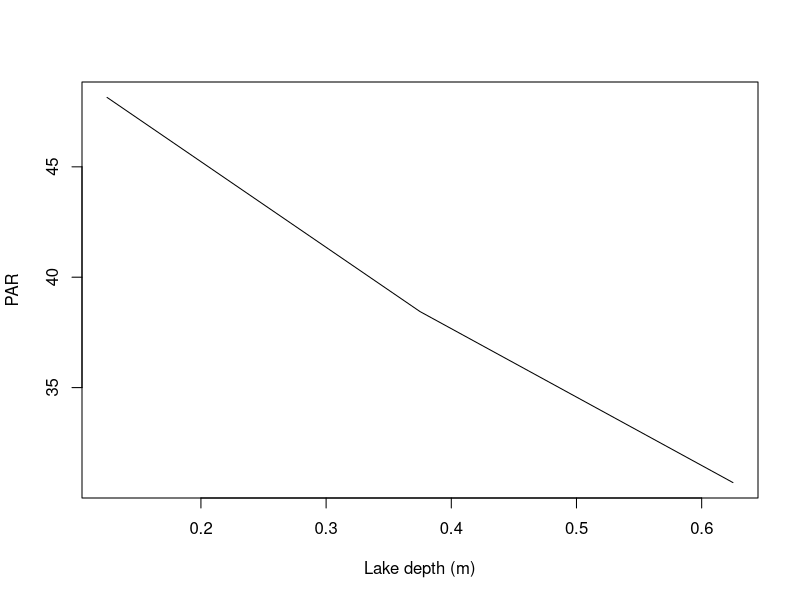
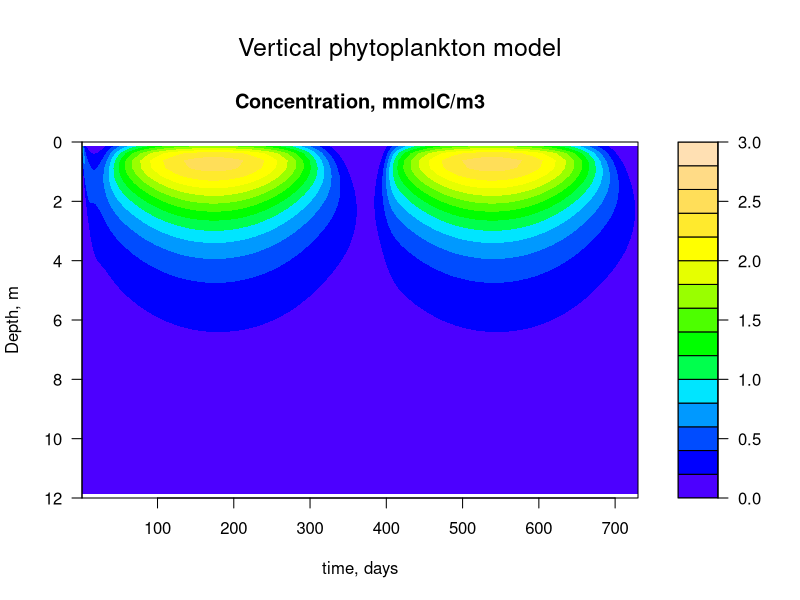
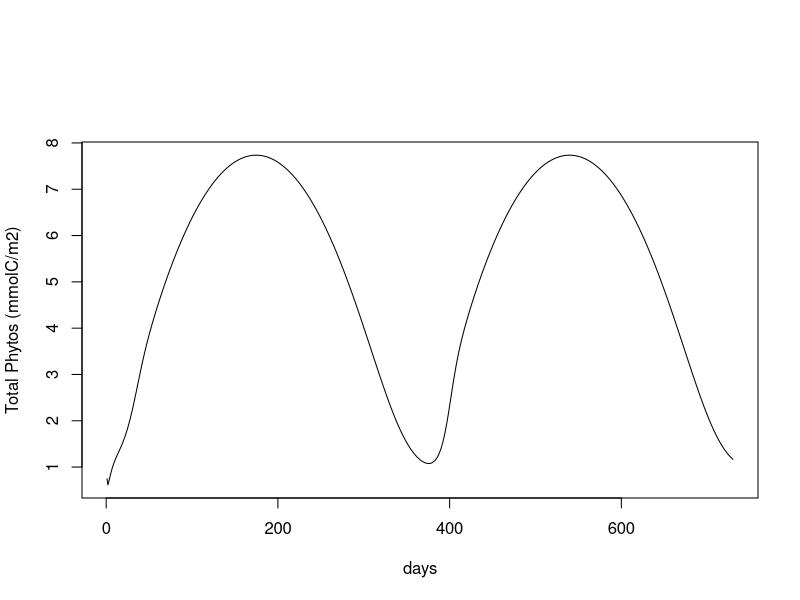

These figures' R source, in order:
## ---- chunk 1
knitr::opts_chunk$set(echo = TRUE)
## ---- chunk 2
PHYTO <- c(10, 0, 10)
#three box problem the top box has 10 phytos middle box has 0 phytos and bottom has 10 phytos#
## ---- chunk 3
#specify advection into top box is an essential parameter it is a boundary condition we do not need one at the bottom because it is calcularted internally. top boundary condition is needed for advection and bottom is internally calculated so its not needed##
advection_flux_density_top <- 0 #the advection flux density (mmolC/m2/day) into the top box
area <- 100 #the surface area (m2) of each box (we are assuming constant area for each depth of 100 m2)
u <- 0.2 #advection rate# our vertical velocity rate (m/day); i.e., how far a mmolC travels in one day
delx <- 0.25 #thickness#is the length of the boxes (m)
## ---- chunk 4
advection_flux <- u * PHYTO * area #calc advection flux
## ---- chunk 5
advection_flux_top <- advection_flux_density_top * area #advection flux at top#
advection_flux <- c(advection_flux_top, advection_flux) #combine advection flux together#
## ---- chunk 6
#does this make sense its 10 0 and 10 and our flux in is zero so our advection from top box into second box is 200 because of advection. 200 top to middle and 0 from middle to bottom box bc there is nothing in it and then there is 200 coming out of the bottom box# four values for advection flux but only 3 phyto states ?????
advection_flux
PHYTO
## ---- chunk 7
#diff function looks one cell down and automatically does the subtraction for us 
diff(advection_flux)
## ---- chunk 8
advection <- -diff(advection_flux)
## ---- chunk 9
advection <- -(1/area)*(diff(advection_flux) / delx) 
#loss in top box gain in middle box and loss in bottom box#
## ---- chunk 10
advection
## ---- chunk 11
PHYTO #10 in box one 0 in box 2 10 in box 3#
## ---- chunk 12
#we need top and bottom bc diffusion can go up nd down#
D <- 0.01
area <- 100
top_diffusion_gradient <- 0.0
bottom_diffusion_gradient <- 0.0
delx <- 0.25
## ---- chunk 13
#gradient can be calculated using diff#
gradient_between_boxes <- diff(PHYTO) 
## ---- chunk 14
#ultimate graident contains top and bottom#
gradient <- c(top_diffusion_gradient, gradient_between_boxes, bottom_diffusion_gradient)
## ---- chunk 15
gradient <- gradient / delx
## ---- chunk 16
gradient
PHYTO
## ---- chunk 17
diffusion_flux <- area * -D * gradient
## ---- chunk 18
#change in the gradient over space #
diff(diffusion_flux)
## ---- chunk 19
-diff(diffusion_flux)
## ---- chunk 20
diffusion <- - (1 / area) * (diff(diffusion_flux) / delx)
## ---- chunk 21
#changes of concentrations within each box#
diffusion
## ---- chunk 22
t <- 1
PAR_surface   <- 0.5 * (540 + 440 * sin(2 * pi * t / 365 - 1.4))
## ---- chunk 23
light_extinction <- 0.9 #less light as you go down
lake_depth <- 0.75 #are 3m deep
layer_mid_depths <- seq(delx/2, lake_depth - (delx/2), by = delx) 
layer_PAR <- PAR_surface * exp(-light_extinction * layer_mid_depths)
#PAR extinguishes wiht depth so growth rates extinguish with depth#
## ---- chunk 24
plot(layer_mid_depths,layer_PAR , type = "l", xlab = "Lake depth (m)", ylab = "PAR")
## ---- chunk 25
maxUptake <- 2 #growth rate#
ksPAR <- 140
C_Uptake <- maxUptake *  PHYTO * (layer_PAR / (layer_PAR + ksPAR))  #for each layer
C_Uptake
## ---- chunk 26
mortalityRate <- 0.05 #how we would kill our phytos for each box
Mortality <- mortalityRate * PHYTO^2
## ---- chunk 27
reaction <- C_Uptake - Mortality #mortality exceeds growth in bottom box
## ---- chunk 28
print("PHYTO")
PHYTO
print("Advection")
advection
print("Diffusion")
diffusion
print("Reaction")
reaction
## ---- chunk 29
dPHYTO_dt <- advection + diffusion + reaction
dPHYTO_dt
## ---- chunk 30
phyto_depth_model <- function(t, state, parms){
  
  #unpack states
  #note that PHYTOS is a vector where each cell is a different depth the state of this model#
  #state is a vector and we do not specify 1,2,3,4 bc its an option to have different numbers of boxes there arent real boxes with depth that is just an artificial construct to solve equations by havint state be a vector we can have any number of states for phytos #
  PHYTO <- state
  #if you want more than one state you phyto<-state[1:numboxes] for 48 values and zoo<-state[(numboxes_1:numboxes*2)] this is second 48 values and this gives you the ability to still use the diff function 
  
  #Unpack parameters
  u <- parms[1]
  maxUptake <- parms[2]
  light_extinction <- parms[3]
  ksPAR <- parms[4]
  mortalityRate <- parms[5]
  D <- parms[6]
  
  #Boundary conditions assume nothing comes in from the top or bottom diffusion wise but the phytos CAN sink to the bottom#
  phyto_flux_top <- parms[7]#phytos coming from the top we have it set to 0 because we assume there is nothing coming in from top#
  top_diffusion_gradient <- parms[8] #phytos diffuse out top of reservoir it is 0 they dont magically fall down but it would be different for like.a stone fly bc they advect out the top#
  bottom_diffusion_gradient <- parms[9] #phyto diffuse in and our of sediments needs to be specified so there is not constant diffusion until equillibrum#
  
  #Physical description 
  area <- parms[10]
  lake_depth <- parms[11]
  numboxes <- parms[12] #this is a parameter so it can be changed for the number of boxes you ar edividig. your system into
  
  #Calculate the thickness of each layer
  delx <- lake_depth / numboxes #
  
  #Calculate the environment (note that this depends on time)
  #This the par at the top of the water column done worry about super understanfing 
  PAR_surface   <- 0.5 * (540 + 440 * sin(2 * pi * t / 365 - 1.4))
  
  # Reaction
  #calculate the depth of the middle of the box dont worry about super understanding but it says that delx/2 puts it in the middle depth. this calculates how deep the middle of the boxes are and then calculates light ext=extion by ligth at surface and how much it extinguishes per meter as it goes dow throughh depth calculation wont work if u do not have and define and specify boundaries. you need to define the bottom too with the boundary condition. if you have a fixed bottom you have infinite diffusion capacity until equillibrium is met 
  layer_mid_depths <- seq(delx/2, lake_depth-delx/2, by = delx) 
  layer_PAR <- PAR_surface * exp(-light_extinction * layer_mid_depths)
  C_Uptake <- maxUptake *  PHYTO * (layer_PAR / (layer_PAR + ksPAR)) #reaction kspar is a value applied with a vector for uptake
  Mortality <- mortalityRate * PHYTO^2 #mortality
  reaction <- C_Uptake - Mortality #reaction
  
  #Diffusion calculation
  gradient_middle_boxes <- diff(PHYTO)/delx #diff phyto is partial derivative C where C s concentration#
  gradient <- c(top_diffusion_gradient, gradient_middle_boxes, bottom_diffusion_gradient)#this extends the vector for gradient#
  diffusion_flux <- area * -D * gradient# partialderivatveC/partialderivativeX is the gradient#
  diffusion <- -(1/area) * (diff(diffusion_flux) / delx) #that is partial derivative of diffusion flux which is partial derivative(-DApartialC/patrialdelx) all over delx with the partial being partial derivatives#
  
  # Advection calculation advection fluc the first thing oyu want to calculate is u*A*C is advection_flux <- c(phyto_flux_top, u * PHYTO) * area, c(0=fluxtop,u*phyto*A) you need a boundary condition at the start of the advection movement but you don't need one at the other end if you put a 0 at the bottom of the bodel it makes all the aterial advecting down simply pool at the bottom
  
  #if u_depth is a function you could bake to have like as depth changes as a funciton of u lie what it is at the top it returns the advection for that layer and that makes an internally calculated parameter that changes with depth bc conc changes with depth and rate per concentration also changes with depth, this is not what we are doing here but it is an option
  advection_flux <- c(phyto_flux_top, u * PHYTO) * area
  advection <- -(1/area) * (diff(advection_flux) / delx)#diff is the partial derivative of u*A*c how much is the advective flux changing if top is 1 and bottom is 1 change is 0. difference between top and bottom is net influence of advection devided by delx 
  
  # Net change for each box (this a vector) #net change for each box depends on the number of boxes#
  dPHYTO_dt <- advection + diffusion + reaction
#if you had the extra state it is dzoo_dt<-advection_zoo+diffusion_zoo+reaciton_zoo and would have to solve all the diff eq for the added state#
  
  #This returns the VECTOR of derivatives for each layer box our old school euler method can solve this because now we have a vector of dphyto like the vector is dphyto1/dt,dphyto2/d= phyto2[i-1++ the other derivatives for each onet,dphyto3/dt
  list(c(dPHYTO_dt)) 
 #takes big thing and breaks it into derivatves and time chunks if you add list(c(dphyto_dt,dzoo_dt))
}
## ---- chunk 31
#Parameters
#Currency = mmolC/m3
#Time scale = day
parms <- c(
  #Parameters
  0.2, # vp: meters/day, Phyto sinking rate
  2, #maxUptake: 1/day, Max Phyto growth rate    #
  0.9,  #light_extinction: unitless, Light extinction rate
  140,  #ksPAR units of light, Light half saturation
  0.5, #mortalityRate: 1/day, mortality of plankton
  0.01, # D: m2/day, Diffusion rate constant
  #Boundary conditions
  0, # phyto_flux_top (BOUNDRY CONDITION): mmolC/m2/d  flux at the upper boundary (Phyto input from outside the lake)
  0, #top_diffusion_gradient (BOUNDRY CONDITION): mmolC/m, concentraton gradient at top 
  0, #bottom_diffusion_gradient (BOUNDRY CONDITION): mmolC/m, concentration gradient at bottom
  #Physical descriptions of the lake
  1, #horizontal_area: horizontal area of lake m2
  12, #lake_depth: depth of lake (m)
  48)  #numboxes: number of boxes simulated

numboxes <- parms[12]

#First set all layers equal to zero you need 48 initial conditions bc each box needs an initial condition. increase # boxes increase # of initial conditions needed. needs to be set to something the model would crash
yini <- rep(0, numboxes)

#Then initialize the layers where the Phytos are starting
yini[1] <- 3 #initial conditions is we put 3 phytos in the top box other boxes are zero bc we put 0 in the 48 boxes and hten overwrite the one that is at one with th evalue 3

library(deSolve)

#Use DeSolve to integrate this code doesnt care that we are solving a partial diffeq, it cares that we are returning 48 derivatives each time step. reports back how these derivatives change over time this is the numerical solution
simulation_time <- 2 * 365 #DAYS
dt <- 1
times <- seq(1, simulation_time, by = dt)

output <- ode(y = yini, 
              times = times, 
              func = phyto_depth_model, 
              parms = parms)
## ---- chunk 32
#Note that the first column in time and the other columns are the different depths that the derivative are calculated
#Initial conditions
area <- parms[10]
lake_depth <- parms[11]
numboxes <- parms[12]
delx <- lake_depth / numboxes
output <- as.data.frame(output)

#Rename the columns to match the depths
depths <- seq(from = delx / 2, by = delx, length.out = numboxes)  # sequence, 1 m intervals
names(output) <- c("time", depths)
output

#Grab the columns that correspond to the different depths
PHYTO <- output[, 2:(numboxes + 1)]

# temporal-spatial plot of the concentrations
par(oma = c(0, 0, 3, 0))   # set margin size (oma) so that the title is included
col <- topo.colors

filled.contour(x = times, 
               y = depths, 
               z = as.matrix(PHYTO), 
               color = col, 
               ylim = c(lake_depth, 0), 
               zlim = range(c(PHYTO)),
               xlab = "time, days", 
               ylab = "Depth, m", 
               main = "Concentration, mmolC/m3")

mtext(outer = TRUE, side = 3, "Vertical phytoplankton model", cex = 1.5)
## ---- chunk 33
phyto_total <- rowMeans(PHYTO) * lake_depth
plot(times, phyto_total, type = "l", xlab = "days", ylab = "Total Phytos (mmolC/m2)")
## ---- chunk 34
knitr::opts_chunk$set(echo = TRUE)
## ---- chunk 35
#INSERT CODE TO SOLVE
## ---- chunk 36
#INSERT CODE TO SOLVE AND PLOT ANSWER

## ---- chunk 37
#Plot
## ---- chunk 38
